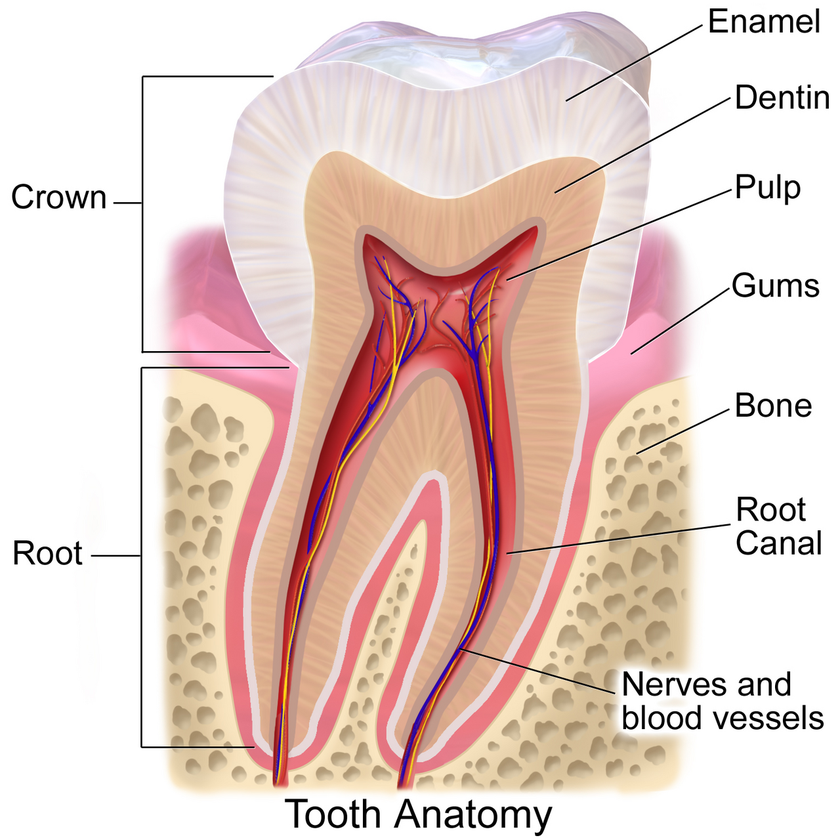
#> input picture data/images/tooth_anatomy.png, 840 x 840 px, shrunk from 1280 x 1280 before the run, found by its file name
$ python make_control.py
#> lines starting #> are read from the running program, lines starting #| are printed output that depends on the picture
"""Make a transformed control copy of a public image.

The control measures training-data memorization. A model that truly *reads* the
image should score the same on the control as on the original. A model that
recognized the original from its training data should drop on the transformed
copy. The transform (horizontal flip + a small center crop) defeats exact-pixel
recognition while leaving the clinical content unchanged.
"""
from __future__ import annotations

import sys
from pathlib import Path

from PIL import Image

SRC = Path("data/images/tooth_anatomy.png")
DST = Path("data/images/tooth_anatomy_control.png")
CROP = 0.12  # fraction trimmed off each side


def main() -> None:
    img = Image.open(SRC).convert("RGB")
#> img is the input picture: PIL image 840x840 RGB; mean R, G, B 230.1, 207.9, 200.7
    w, h = img.size
#> w = 840; h = 840
    dx, dy = int(w * CROP / 2), int(h * CROP / 2)
#> dx = 50; dy = 50
    img = img.crop((dx, dy, w - dx, h - dy))            # center crop
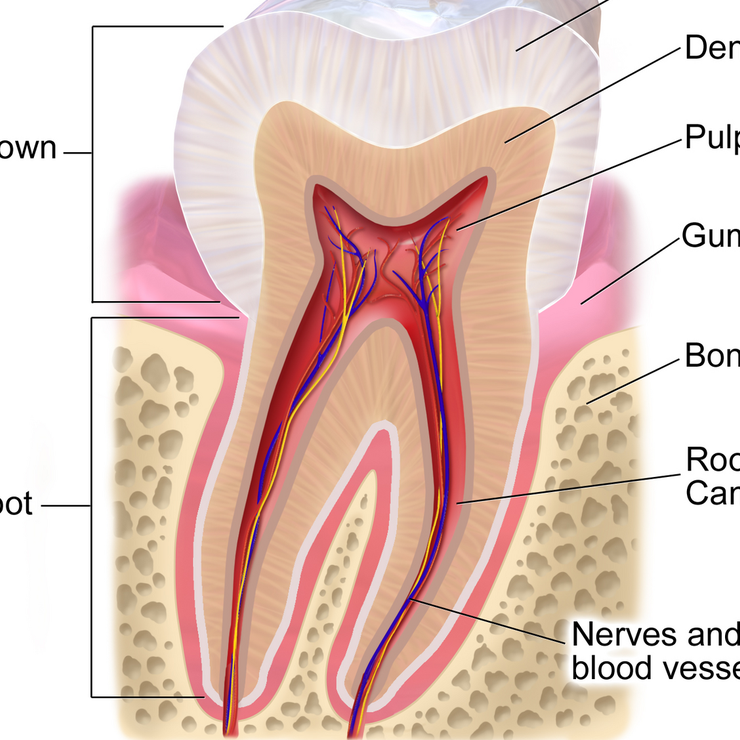
#> img: PIL image 740x740 RGB; mean R, G, B 226.1, 197.6, 188.2
    img = img.transpose(Image.FLIP_LEFT_RIGHT)          # horizontal flip
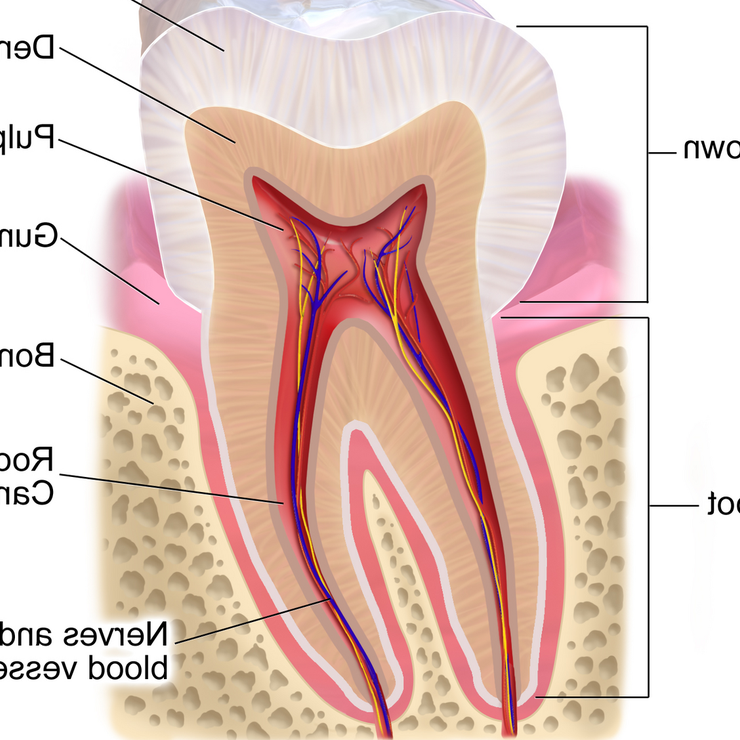
#> img: PIL image 740x740 RGB; mean R, G, B 226.1, 197.6, 188.2
    img.save(DST)
    print(f"wrote {DST} ({img.size[0]}x{img.size[1]}) from {SRC}")
#| wrote data/images/tooth_anatomy_control.png (740x740) from data/images/tooth_anatomy.png


if __name__ == "__main__":
    sys.exit(main())
#> (the program exits here)

$ run again, with data/images/blausen_0774_rootcanal.png copied over data/images/tooth_anatomy.png
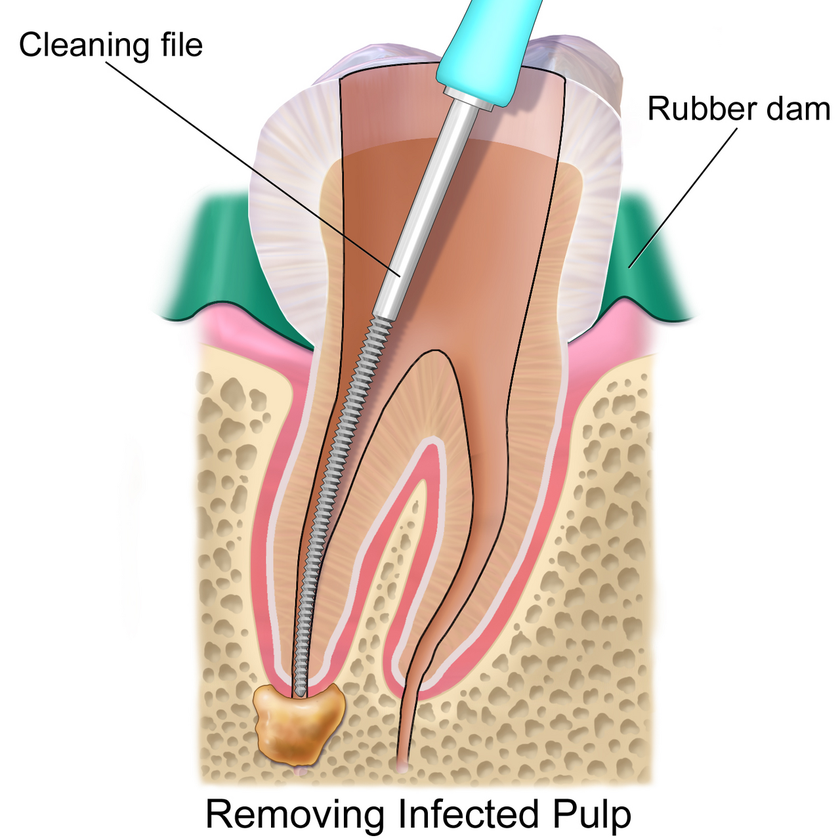
#> input picture data/images/blausen_0774_rootcanal.png, 840 x 840 px, shrunk from 1280 x 1280 before the run, found by its file name
#> in main, img is the input picture: PIL image 840x840 RGB; mean R, G, B 227.5, 214.6, 204.8
#> in main, `img = img.crop((dx, dy, w - dx, h - dy))`:
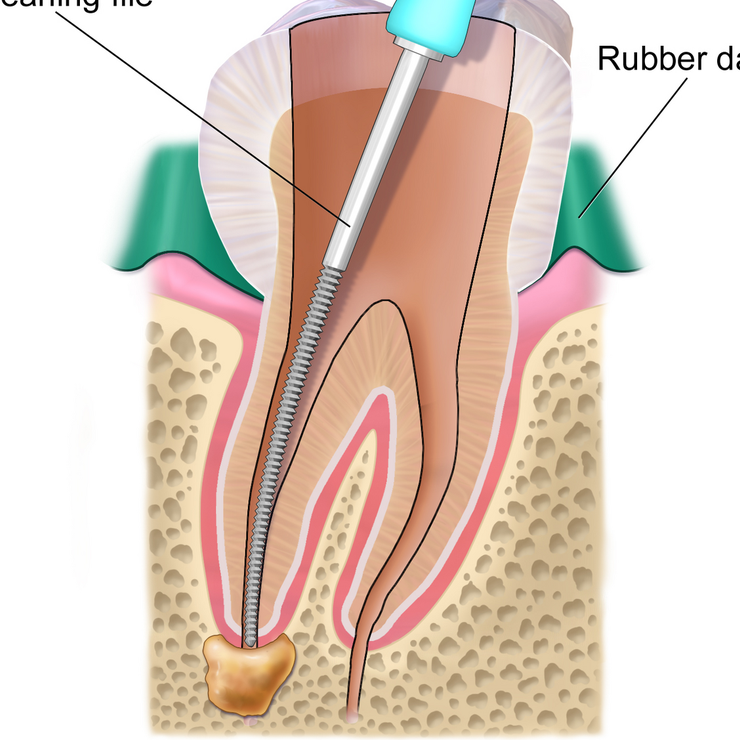
#> img: PIL image 740x740 RGB; mean R, G, B 222.9, 205.6, 192.9
#> in main, `img = img.transpose(Image.FLIP_LEFT_RIGHT)`:
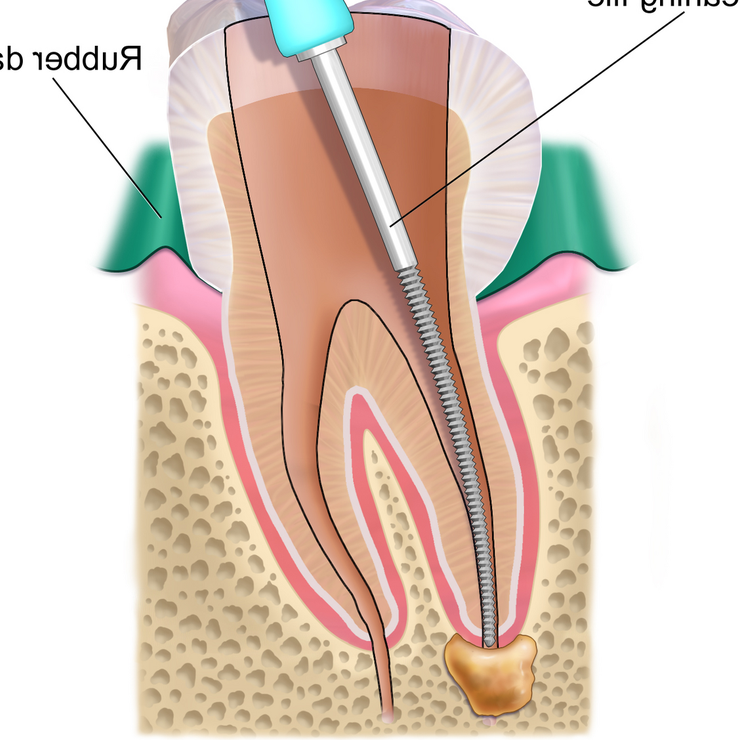
#> img: PIL image 740x740 RGB; mean R, G, B 222.9, 205.6, 192.9
#| wrote data/images/tooth_anatomy_control.png (740x740) from data/images/tooth_anatomy.png

$ run again, with data/images/blausen_0864_toothdecay.png copied over data/images/tooth_anatomy.png
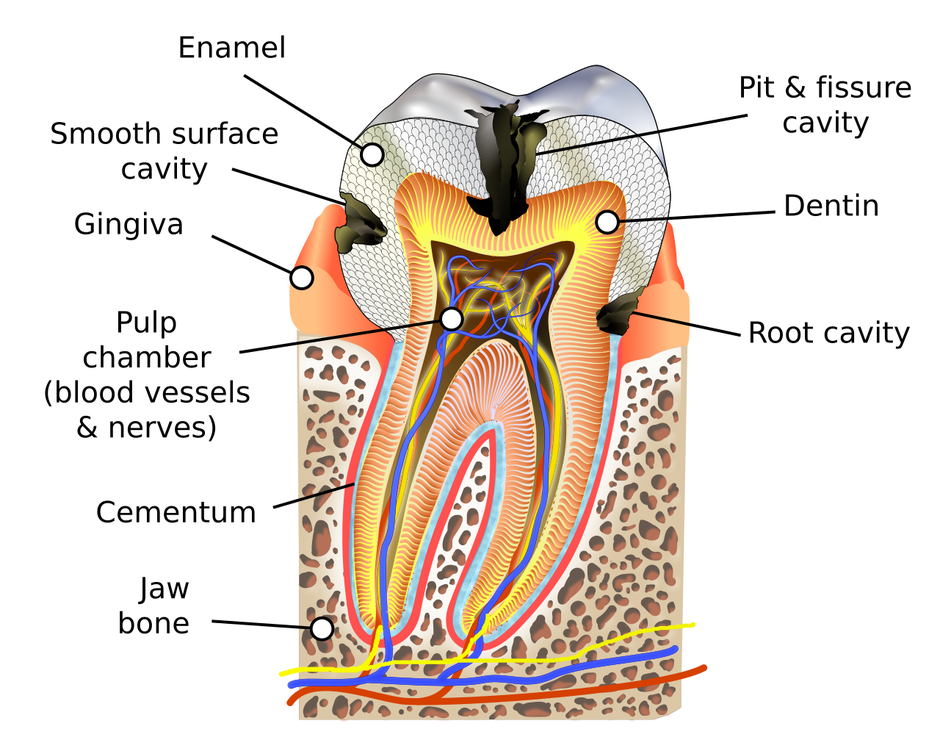
#> input picture data/images/blausen_0864_toothdecay.png, 940 x 751 px, shrunk from 1280 x 1022 before the run, found by its file name
#> in main, `img = img.crop((dx, dy, w - dx, h - dy))`:
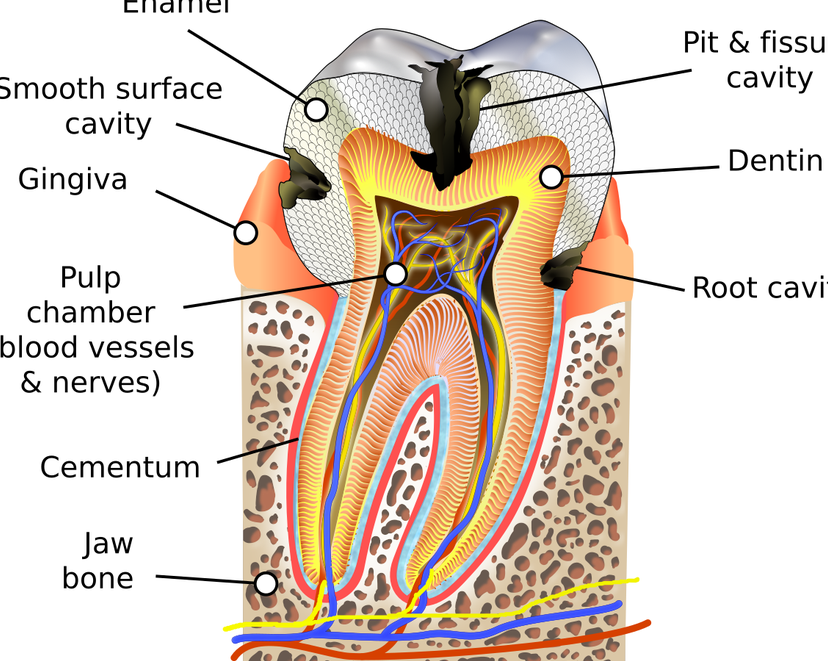
#> img: PIL image 828x661 RGB; mean R, G, B 223.7, 209.6, 197.7
#> in main, `img = img.transpose(Image.FLIP_LEFT_RIGHT)`:
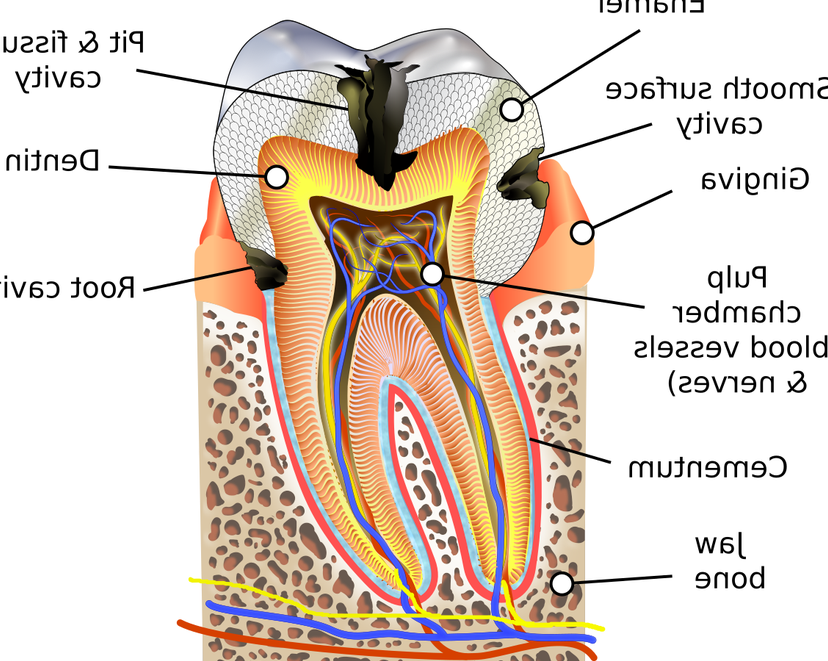
#> img: PIL image 828x661 RGB; mean R, G, B 223.7, 209.6, 197.7
#| wrote data/images/tooth_anatomy_control.png (828x661) from data/images/tooth_anatomy.png
